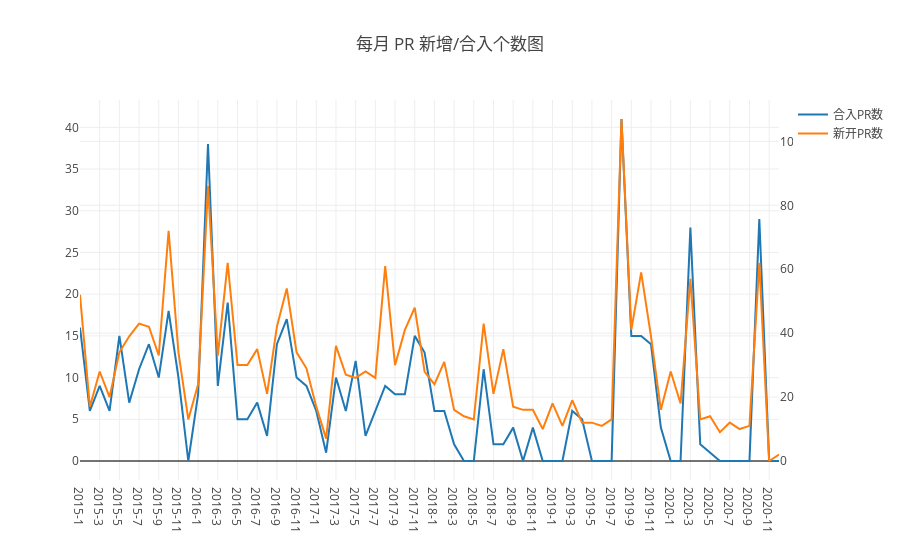

Here is the notebook cell this chart was saved with:
### Code cell
Promise.all(dates.map(d => {
    var y = 0;
    // console.log(d);
    var m = d[0].substring(5,7);
    if(m == '12'){
        y = d[1].substring(0,4);
    }else{
        y = d[0].substring(0,4);
    }
    // console.log(m)
    // console.log(y)
        var q = `SELECT COUNT(*) as PR_merge_count
        FROM github_log.year${y}
        WHERE repo_id=${id} and type = 'PullRequestEvent' and created_date > toDate('${d[0]}')
        and created_date < toDate('${d[1]}') and pull_merged_at > '1970-01-01 00:00:00'`; 
        return openDigger.driver.clickhouse.query(q);
})).then(data => {
    // console.log(data);
    var PR_merge_count = [];
    data.forEach(d => {
        PR_merge_count.push(d[0].PR_merge_count);
    });
    console.table(PR_merge_count.map((d, i) => {
        return {
            '时间':monthes[i++],
            '合入PR数': d,
        };
    }));
    openDigger.render.plotly([
        {x: monthes, y: PR_merge_count, mode: 'scatter', name: '合入PR数'},
        {x: monthes, y: PR_count, mode: 'scatter', name: '新开PR数', yaxis: 'y2'},
    ], {
        title: '每月 PR 新增/合入个数图',
        yaxis2: { overlaying: 'y', side: 'right', anchor: 'x' },
        xaxis: {type: 'category'}
    });
});

### Figure 1 — Plotly figure (JSON) as saved in the notebook; plotly's stock layout.template omitted (floating-point values rounded to 4 significant figures)
{"data": [{"mode": "scatter", "name": "合入PR数", "x": ["2015-1", "2015-2", "2015-3", "2015-4", "2015-5", "2015-6", "2015-7", "2015-8", "2015-9", "2015-10", "2015-11", "2015-12", "2016-1", "2016-2", "2016-3", "2016-4", "2016-5", "2016-6", "2016-7", "2016-8", "2016-9", "2016-10", "2016-11", "2016-12", "2017-1", "2017-2", "2017-3", "2017-4", "2017-5", "2017-6", "2017-7", "2017-8", "2017-9", "2017-10", "2017-11", "2017-12", "2018-1", "2018-2", "2018-3", "2018-4", "2018-5", "2018-6", "2018-7", "2018-8", "2018-9", "2018-10", "2018-11", "2018-12", "2019-1", "2019-2", "2019-3", "2019-4", "2019-5", "2019-6", "2019-7", "2019-8", "2019-9", "2019-10", "2019-11", "2019-12", "2020-1", "2020-2", "2020-3", "2020-4", "2020-5", "2020-6", "2020-7", "2020-8", "2020-9", "2020-10", "2020-11", "2020-12"], "y": ["16", "6", "9", "6", "15", "7", "11", "14", "10", "18", "10", "0", "8", "38", "9", "19", "5", "5", "7", "3", "14", "17", "10", "9", "6", "1", "10", "6", "12", "3", "6", "9", "8", "8", "15", "13", "6", "6", "2", "0", "0", "11", "2", "2", "4", "0", "4", "0", "0", "0", "6", "5", "0", "0", "0", "41", "15", "15", "14", "4", "0", "0", "28", "2", "1", "0", "0", "0", "0", "29", "0", "0"]}, {"mode": "scatter", "name": "新开PR数", "x": ["2015-1", "2015-2", "2015-3", "2015-4", "2015-5", "2015-6", "2015-7", "2015-8", "2015-9", "2015-10", "2015-11", "2015-12", "2016-1", "2016-2", "2016-3", "2016-4", "2016-5", "2016-6", "2016-7", "2016-8", "2016-9", "2016-10", "2016-11", "2016-12", "2017-1", "2017-2", "2017-3", "2017-4", "2017-5", "2017-6", "2017-7", "2017-8", "2017-9", "2017-10", "2017-11", "2017-12", "2018-1", "2018-2", "2018-3", "2018-4", "2018-5", "2018-6", "2018-7", "2018-8", "2018-9", "2018-10", "2018-11", "2018-12", "2019-1", "2019-2", "2019-3", "2019-4", "2019-5", "2019-6", "2019-7", "2019-8", "2019-9", "2019-10", "2019-11", "2019-12", "2020-1", "2020-2", "2020-3", "2020-4", "2020-5", "2020-6", "2020-7", "2020-8", "2020-9", "2020-10", "2020-11", "2020-12"], "y": ["52", "17", "28", "20", "34", "39", "43", "42", "33", "72", "34", "13", "24", "86", "33", "62", "30", "30", "35", "21", "42", "54", "34", "29", "17", "7", "36", "27", "26", "28", "26", "61", "30", "41", "48", "28", "24", "31", "16", "14", "13", "43", "21", "35", "17", "16", "16", "10", "18", "11", "19", "12", "12", "11", "13", "107", "41", "59", "39", "16", "28", "18", "57", "13", "14", "9", "12", "10", "11", "62", "0", "2"], "yaxis": "y2"}], "layout": {"autosize": true, "title": {"text": "每月 PR 新增/合入个数图"}, "xaxis": {"autorange": true, "range": [0, 71], "type": "category"}, "yaxis": {"autorange": true, "range": [-2.278, 43.28], "type": "linear"}, "yaxis2": {"anchor": "x", "autorange": true, "overlaying": "y", "range": [-5.944, 112.9], "side": "right", "type": "linear"}}}
